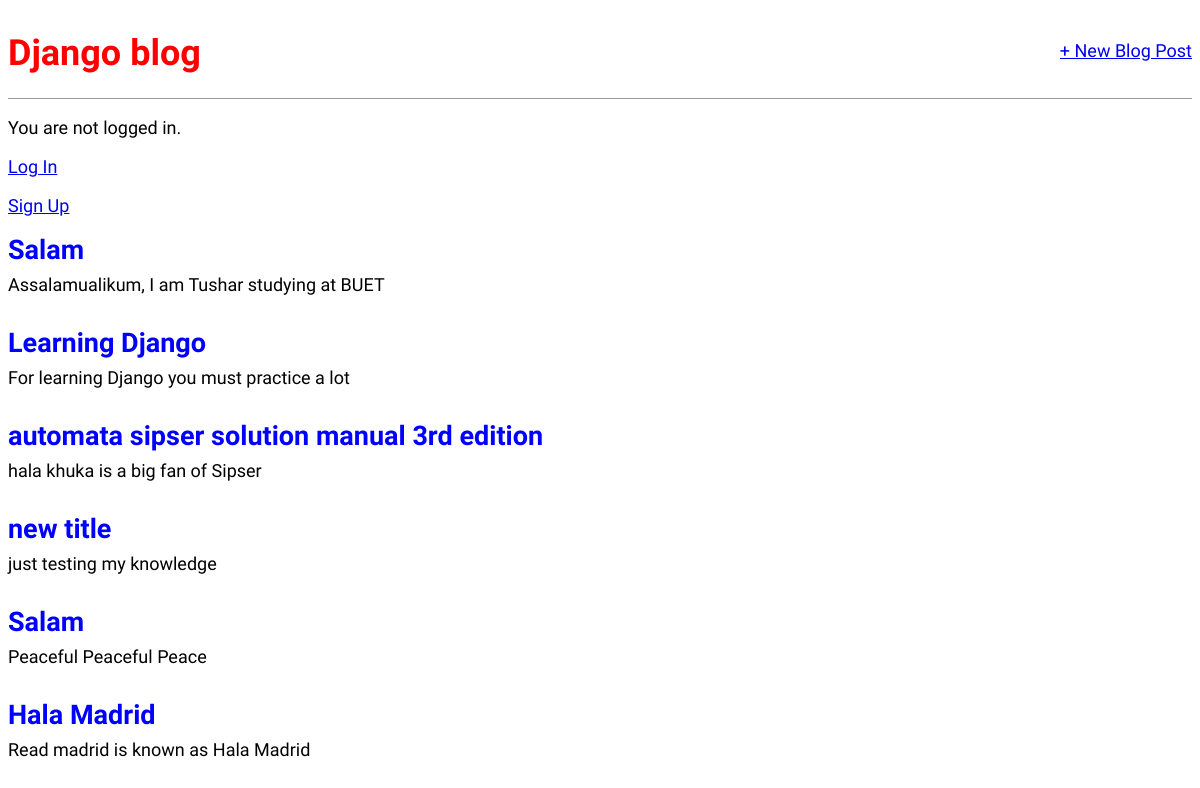
The page / on the database its author committed.
### blog/models.py (models this page shows, shortened)
class Post(models.Model):
    title = models.CharField(max_length=200)
    author = models.ForeignKey('auth.User',
                               on_delete=models.CASCADE, )
    body = models.TextField()

### blog/views.py (the view)
# urls.py: path('', BlogListView.as_view(), name='home'),
class BlogListView(ListView):
    model = Post
    template_name = 'home.html'

### templates/home.html
{% extends 'base.html' %}
{% block content %}
	{% for post in object_list %}
	 <div class = "post-entry">
	 	<h2><a href="{% url 'post_detail' post.pk %}">{{ post.title }} </a></h2>
	 	<p> {{ post.body }}</p>
	 </div>
	{% endfor %}
{% endblock content %}

### static/css/base.css (style rules this page uses)
body { font-family: 'Source Sans Pro', sans-serif; font-size: 18px; }
.post-entry { margin-bottom: 2rem; }
.post-entry h2 { margin: 0.5rem 0; }
.post-entry h2 a, .post-entry h2 a:visited { color: blue; text-decoration: none; }
.post-entry p { margin: 0; font-weight: 400; }

### rows shown on the page
Post: title "Salam", body "Assalamualikum, I am Tushar studying at BUET"
Post: title "Learning Django", body "For learning Django you must practice a lot"
Post: title "automata sipser solution manual 3rd edition", body "hala khuka is a big fan of Sipser"
Post: title "new title", body "just testing my knowledge"
Post: title "Salam", body "Peaceful Peaceful Peace"
Post: title "Hala Madrid", body "Read madrid is known as Hala Madrid"
